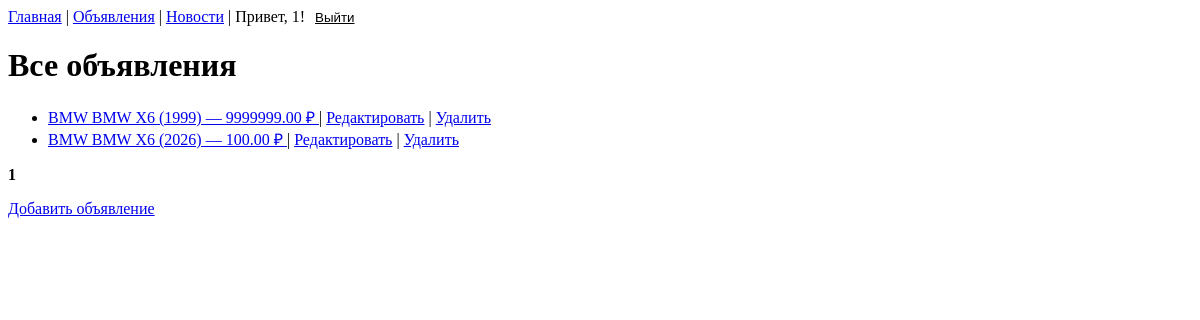
The app's page /cars/ (signed in), older data.
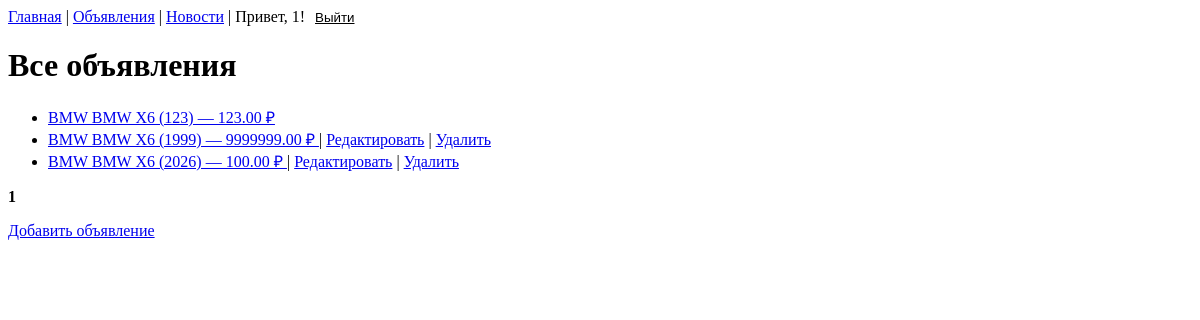
The same page, newer data.
### carsite/models.py (models this page shows, shortened)
class User(AbstractUser):
    ROLE_CHOICES = [
        ('user', _('Пользователь')),
        ('moderator', _('Модератор')),
    ]
    role = models.CharField(
        max_length=20,
        choices=ROLE_CHOICES,
        default='user',
        verbose_name=_('Роль')
    )
    class Meta:
        verbose_name = _('Пользователь')
        verbose_name_plural = _('Пользователи')

class Car(models.Model):
    STATUS_CHOICES = [
        ('active', _('Активно')),
        ('sold', _('Продано')),
        ('deleted', _('Удалено')),
    ]
    user = models.ForeignKey(User, on_delete=models.CASCADE, verbose_name=_('Владелец'))
    model = models.ForeignKey(Model, on_delete=models.PROTECT, verbose_name=_('Модель'))
    price = models.DecimalField(max_digits=12, decimal_places=2, verbose_name=_('Цена'))
    year = models.PositiveSmallIntegerField(verbose_name=_('Год выпуска'))
    mileage = models.PositiveIntegerField(verbose_name=_('Пробег, км'))
    description = models.TextField(blank=True, verbose_name=_('Описание'))
    vin = models.CharField(max_length=17, blank=True, verbose_name=_('VIN'))
    status = models.CharField(max_length=20, choices=STATUS_CHOICES, default='active', verbose_name=_('Статус'))
    created_at = models.DateTimeField(auto_now_add=True, verbose_name=_('Создано'))
    updated_at = models.DateTimeField(auto_now=True, verbose_name=_('Обновлено'))
    history = HistoricalRecords()
    class Meta:
        verbose_name = _('Объявление')
        verbose_name_plural = _('Объявления')
        ordering = ['-created_at']
    def __str__(self):
        return f"{self.model} ({self.year}) — {self.price} ₽"

class Model(models.Model):
    name = models.CharField(max_length=100, verbose_name=_('Название'))
    brand = models.ForeignKey(Brand, on_delete=models.CASCADE, verbose_name=_('Марка'))
    class Meta:
        verbose_name = _('Модель')
        verbose_name_plural = _('Модели')
    def __str__(self):
        return f"{self.brand.name} {self.name}"

class Brand(models.Model):
    name = models.CharField(max_length=100, unique=True, verbose_name=_('Название'))
    class Meta:
        verbose_name = _('Марка')
        verbose_name_plural = _('Марки')

### carsite/views.py (the view)
# urls.py: path('cars/', views.CarListView.as_view(), name='car_list'),
class CarListView(ListView):
    model = Car
    template_name = 'car_list.html'
    context_object_name = 'car_list'
    ordering = ['-created_at']
    paginate_by = 5

### carsite/templates/car_list.html (shortened to what this page needs)
{% extends 'base.html' %}
{% block content %}
<h1>Все объявления</h1>
{% if car_list %}
    <ul>
        {% for car in car_list %}
            <li>
                <a href="{% url 'carsite:car_detail' car.id %}">
                    {{ car }}
                </a>
                {% if user.is_authenticated %}
                    {% if user == car.user or user.role == 'moderator' %}
                        | <a href="{% url 'carsite:car_edit' car.id %}">Редактировать</a>
                        | <a href="{% url 'carsite:car_delete' car.id %}">Удалить</a>
                    {% endif %}
                {% endif %}
            </li>
        {% endfor %}
    </ul>
{% else %}
    <p>Нет объявлений.</p>
{% endif %}
<div class="pagination">
    <span class="page-links">
        <span class="current">
            {% for num in page_obj.paginator.page_range %}
                {% if page_obj.number == num %}
                    <strong>{{ num }}</strong>
                {% else %}
                    <a href="?page={{ num }}">{{ num }}</a>
                {% endif %}
            {% endfor %}
        </span>
    </span>
</div>
{% if user.is_authenticated %}
    <p><a href="{% url 'carsite:car_create' %}">Добавить объявление</a></p>
{% endif %}
{% endblock %}

### carsite/templates/base.html (shortened to what this page needs)
<!DOCTYPE html>
<html lang="ru">
<head>
</head>
<body>
    <nav>
        <a href="{% url 'carsite:home' %}">Главная</a> |
        <a href="{% url 'carsite:car_list' %}">Объявления</a> |
        <a href="{% url 'carsite:news_list' %}">Новости</a>
        {% if user.is_authenticated %}
            | Привет, {{ user.username }}!
            <form method="post" action="{% url 'carsite:logout' %}" style="display: inline;">
                <button type="submit" style="background: none; border: none; cursor: pointer; text-decoration: underline;">Выйти</button>
            </form>
        {% else %}
            | <a href="{% url 'carsite:login' %}">Войти</a>
            <a href="{% url 'carsite:register' %}">Регистрация</a>
        {% endif %}
    </nav>
    {% block content %}{% endblock %}
</body>
</html>

Row changes from the older to the newer data that the page shows:
added Car: model+year+price "BMW BMW X6 (123) — 123.00 ₽"
